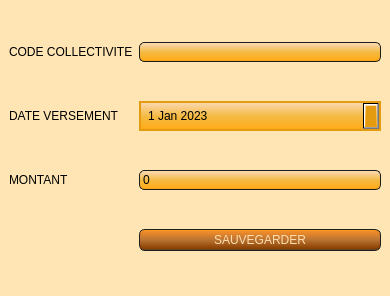
<?xml version="1.0" encoding="UTF-8"?>
<ui version="4.0">
 <class>cotisation_adh</class>
 <widget class="QMainWindow" name="cotisation_adh">
  <property name="enabled">
   <bool>true</bool>
  </property>
  <property name="geometry">
   <rect>
    <x>0</x>
    <y>0</y>
    <width>390</width>
    <height>296</height>
   </rect>
  </property>
  <property name="windowTitle">
   <string>AssoGestion - Attacher un paiement à une collectivité - AMSE</string>
  </property>
  <property name="styleSheet">
   <string notr="true">QWidget
{
    background-color: #FFE5B4;
}
QLineEdit
{
    background-color: QLinearGradient( x1: 0, y1: 0, x2: 0, y2: 1, stop: 0 #FFDEAD, stop: 0.1 #FAD5A5, stop: 0.5 #F4BB44, stop: 0.9 #FFAC1C, stop: 1 #E49B0F);
    padding: 1px;
    border-style: solid;
    border: 1px solid #1e1e1e;
    border-radius: 5;
}

QPushButton
{
    color: #FFDEAD;
    background-color: QLinearGradient( x1: 0, y1: 0, x2: 0, y2: 1, stop: 0 #FFAC1C, stop: 0.1 #F28C28, stop: 0.5 #B87333, stop: 0.9 #8B4000, stop: 1 #464646);
    border-width: 1px;
    border-color: #1e1e1e;
    border-style: solid;
    border-radius: 6;
    padding: 3px;
    font-size: 12px;
    padding-left: 5px;
    padding-right: 5px;
    min-width: 40px;
}

QPushButton:pressed
{
    background-color: QLinearGradient( x1: 0, y1: 0, x2: 0, y2: 1, stop: 0 #2d2d2d, stop: 0.1 #2b2b2b, stop: 0.5 #292929, stop: 0.9 #282828, stop: 1 #252525);
}

QComboBox
{
	color: #FFDEAD;
    selection-background-color: #FFDEAD;
    background-color: QLinearGradient( x1: 0, y1: 0, x2: 0, y2: 1, stop: 0 #FFAC1C, stop: 0.1 #F28C28, stop: 0.5 #B87333, stop: 0.9 #8B4000, stop: 1 #464646);
    border-style: solid;
    border: 1px solid #1e1e1e;
    border-radius: 5;
}

QComboBox:hover,QPushButton:hover
{
    border: 2px solid QLinearGradient( x1: 0, y1: 0, x2: 0, y2: 1, stop: 0 #FFAC1C, stop: 1 #F28C28);
}


QComboBox:on
{
    padding-top: 3px;
    padding-left: 4px;
    background-color: QLinearGradient( x1: 0, y1: 0, x2: 0, y2: 1, stop: 0 #2d2d2d, stop: 0.1 #2b2b2b, stop: 0.5 #292929, stop: 0.9 #282828, stop: 1 #252525);
    selection-background-color: #ffaa00;
}

QComboBox QAbstractItemView
{
    border: 2px solid darkgray;
    selection-background-color: QLinearGradient( x1: 0, y1: 0, x2: 0, y2: 1, stop: 0 #ffa02f, stop: 1 #d7801a);
}

QComboBox::drop-down
{
     subcontrol-origin: padding;
     subcontrol-position: top right;
     width: 15px;

     border-left-width: 0px;
     border-left-color: darkgray;
     border-left-style: solid; /* just a single line */
     border-top-right-radius: 3px; /* same radius as the QComboBox */
     border-bottom-right-radius: 3px;
 }


QScrollBar:horizontal {
     border: 1px solid #222222;
     background: QLinearGradient( x1: 0, y1: 0, x2: 0, y2: 1, stop: 0.0 #121212, stop: 0.2 #282828, stop: 1 #484848);
     height: 7px;
     margin: 0px 16px 0 16px;
}

QScrollBar::handle:horizontal
{
      background: QLinearGradient( x1: 0, y1: 0, x2: 1, y2: 0, stop: 0 #ffa02f, stop: 0.5 #d7801a, stop: 1 #ffa02f);
      min-height: 20px;
      border-radius: 2px;
}

QScrollBar::add-line:horizontal {
      border: 1px solid #1b1b19;
      border-radius: 2px;
      background: QLinearGradient( x1: 0, y1: 0, x2: 1, y2: 0, stop: 0 #ffa02f, stop: 1 #d7801a);
      width: 14px;
      subcontrol-position: right;
      subcontrol-origin: margin;
}

QScrollBar::sub-line:horizontal {
      border: 1px solid #1b1b19;
      border-radius: 2px;
      background: QLinearGradient( x1: 0, y1: 0, x2: 1, y2: 0, stop: 0 #ffa02f, stop: 1 #d7801a);
      width: 14px;
     subcontrol-position: left;
     subcontrol-origin: margin;
}

QScrollBar::right-arrow:horizontal, QScrollBar::left-arrow:horizontal
{
      border: 1px solid black;
      width: 1px;
      height: 1px;
      background: white;
}

QScrollBar::add-page:horizontal, QScrollBar::sub-page:horizontal
{
      background: none;
}

QScrollBar:vertical
{
      background: QLinearGradient( x1: 0, y1: 0, x2: 1, y2: 0, stop: 0.0 #121212, stop: 0.2 #282828, stop: 1 #484848);
      width: 7px;
      margin: 16px 0 16px 0;
      border: 1px solid #222222;
}

QScrollBar::handle:vertical
{
      background: QLinearGradient( x1: 0, y1: 0, x2: 0, y2: 1, stop: 0 #ffa02f, stop: 0.5 #d7801a, stop: 1 #ffa02f);
      min-height: 20px;
      border-radius: 2px;
}

QScrollBar::add-line:vertical
{
      border: 1px solid #1b1b19;
      border-radius: 2px;
      background: QLinearGradient( x1: 0, y1: 0, x2: 0, y2: 1, stop: 0 #ffa02f, stop: 1 #d7801a);
      height: 14px;
      subcontrol-position: bottom;
      subcontrol-origin: margin;
}

QScrollBar::sub-line:vertical
{
      border: 1px solid #1b1b19;
      border-radius: 2px;
      background: QLinearGradient( x1: 0, y1: 0, x2: 0, y2: 1, stop: 0 #d7801a, stop: 1 #ffa02f);
      height: 14px;
      subcontrol-position: top;
      subcontrol-origin: margin;
}

QScrollBar::up-arrow:vertical, QScrollBar::down-arrow:vertical
{
      border: 1px solid black;
      width: 1px;
      height: 1px;
      background: white;
}


QScrollBar::add-page:vertical, QScrollBar::sub-page:vertical
{
      background: none;
}

QHeaderView::section:horizontal
{
    background-color: QLinearGradient( x1: 0, y1: 0, x2: 0, y2: 1, stop: 0 #FFAC1C, stop: 0.1 #F28C28, stop: 0.5 #B87333, stop: 0.9 #8B4000, stop: 1 #464646);
    color: #FFDEAD;;
    padding-left: 4px;
    border: 1px solid #6c6c6c;
}
QHeaderView::section:vertical
{
    background-color: QLinearGradient( x1: 0, y1: 0, x2: 0, y2: 1, stop: 0 #FFAC1C, stop: 0.1 #F28C28, stop: 0.5 #B87333, stop: 0.9 #8B4000, stop: 1 #464646);
    color: #FFDEAD;;
    padding-left: 4px;
    border: 1px solid #6c6c6c;
}
QTableWidget QTableCornerButton::section {
    background-color: QLinearGradient( x1: 0, y1: 0, x2: 0, y2: 1, stop: 0 #FFAC1C, stop: 0.1 #F28C28, stop: 0.5 #B87333, stop: 0.9 #8B4000, stop: 1 #464646);
}
QTableWidget::item:selected{ background-color: QLinearGradient( x1: 0, y1: 0, x2: 0, y2: 1, stop: 0 #FFDEAD, stop: 0.1 #FAD5A5, stop: 0.5 #F4BB44, stop: 0.9 #FFAC1C, stop: 1 #E49B0F); }

QDateEdit
{
border : 2px solid #E49B0F;
background-color : QLinearGradient( x1: 0, y1: 0, x2: 0, y2: 1, stop: 0 #FFDEAD, stop: 0.1 #FAD5A5, stop: 0.5 #F4BB44, stop: 0.9 #FFAC1C, stop: 1 #E49B0F);;
padding : 5px;
}
QDateEdit::up-arraow
{
border : 2px solid black;
background-color : lightgreen;

}
QDateEdit::down-arrow
{
background-color : #E49B0F;
}

QTabWidget::tab-bar {
   border: 1px solid #E49B0F;
}

QTabBar::tab {
  background: #8B4000;
  color: white;
  padding: 10px;
 }

 QTabBar::tab:selected {
  background: #E49B0F;
 }

QTabWidget::pane { 
   border: none;
}</string>
  </property>
  <widget class="QWidget" name="centralwidget">
   <layout class="QGridLayout" name="gridLayout">
    <item row="2" column="1">
     <widget class="QLineEdit" name="montant_edit">
      <property name="enabled">
       <bool>true</bool>
      </property>
      <property name="text">
       <string>0</string>
      </property>
     </widget>
    </item>
    <item row="1" column="0">
     <widget class="QLabel" name="label_2">
      <property name="text">
       <string>DATE VERSEMENT</string>
      </property>
     </widget>
    </item>
    <item row="4" column="1">
     <widget class="QPushButton" name="button_save">
      <property name="text">
       <string>SAUVEGARDER</string>
      </property>
     </widget>
    </item>
    <item row="1" column="1">
     <widget class="QDateEdit" name="date_versement_edit">
      <property name="enabled">
       <bool>true</bool>
      </property>
      <property name="calendarPopup">
       <bool>true</bool>
      </property>
      <property name="date">
       <date>
        <year>2023</year>
        <month>1</month>
        <day>1</day>
       </date>
      </property>
     </widget>
    </item>
    <item row="0" column="1">
     <widget class="QLineEdit" name="code_edit">
      <property name="enabled">
       <bool>false</bool>
      </property>
     </widget>
    </item>
    <item row="2" column="0">
     <widget class="QLabel" name="label_5">
      <property name="text">
       <string>MONTANT</string>
      </property>
     </widget>
    </item>
    <item row="0" column="0">
     <widget class="QLabel" name="label_8">
      <property name="text">
       <string>CODE COLLECTIVITE</string>
      </property>
     </widget>
    </item>
   </layout>
  </widget>
 </widget>
 <tabstops>
  <tabstop>date_versement_edit</tabstop>
  <tabstop>montant_edit</tabstop>
  <tabstop>button_save</tabstop>
 </tabstops>
 <resources/>
 <connections/>
</ui>
